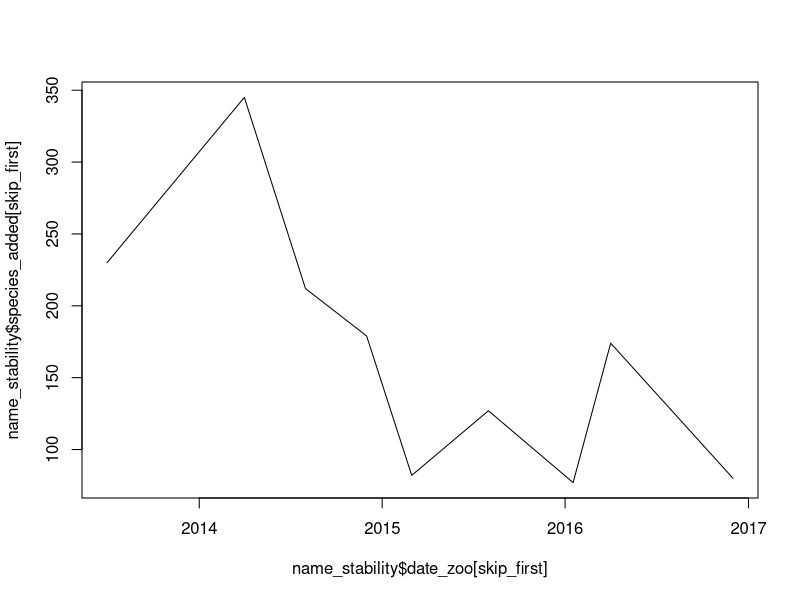
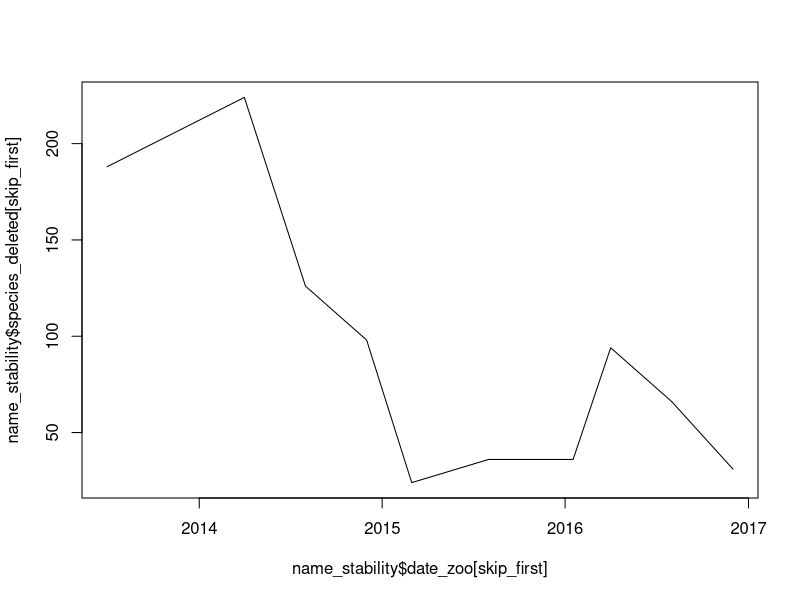
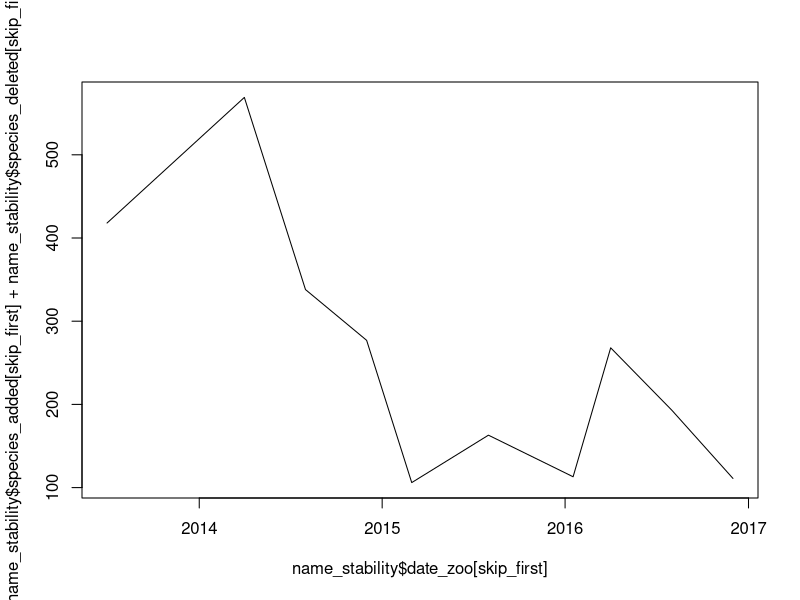
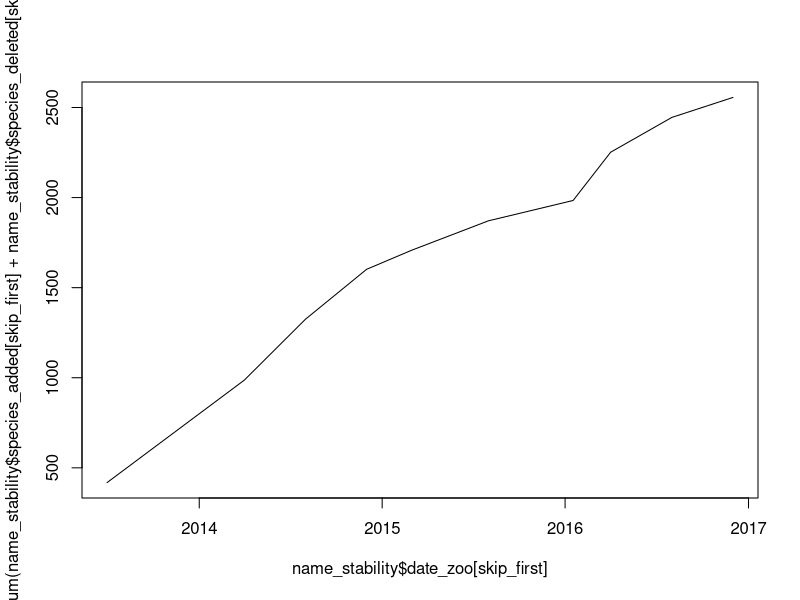
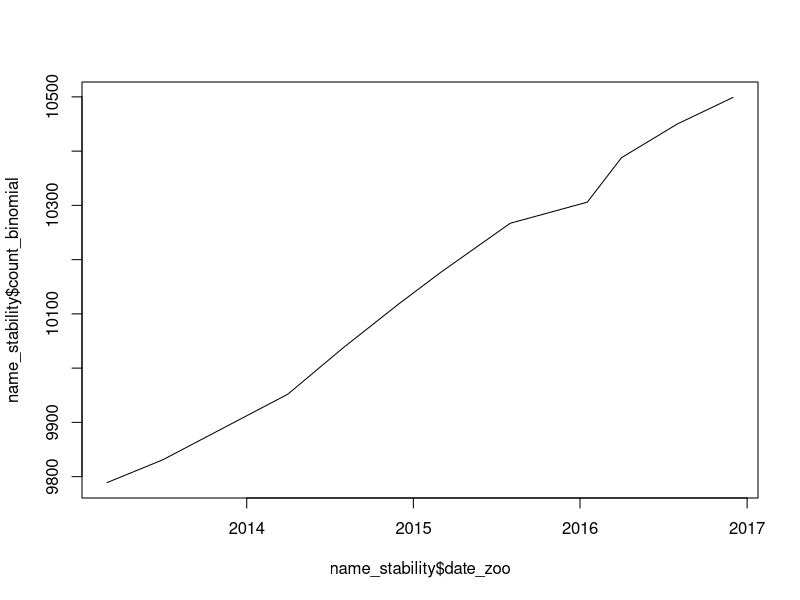
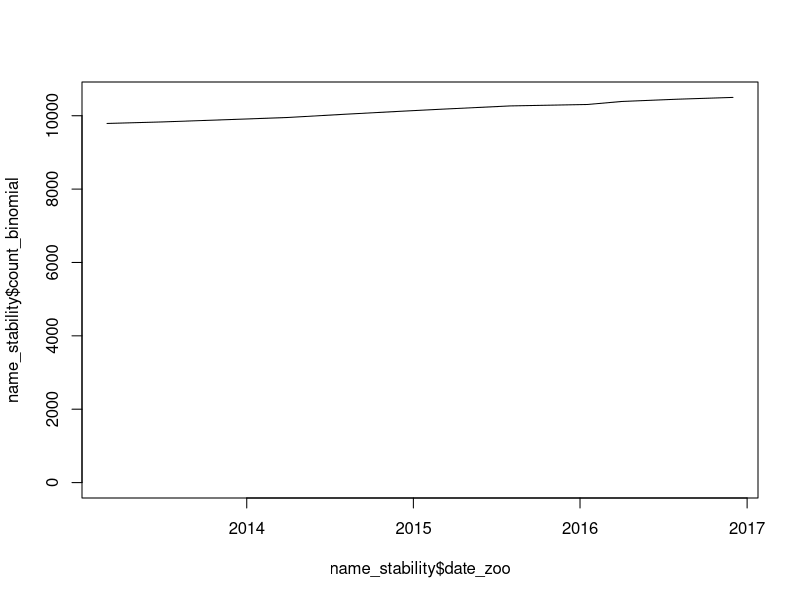
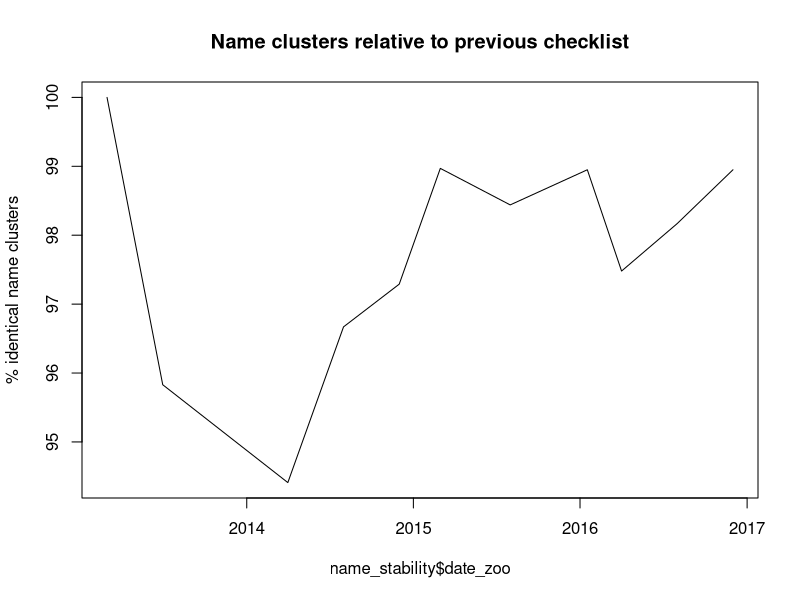
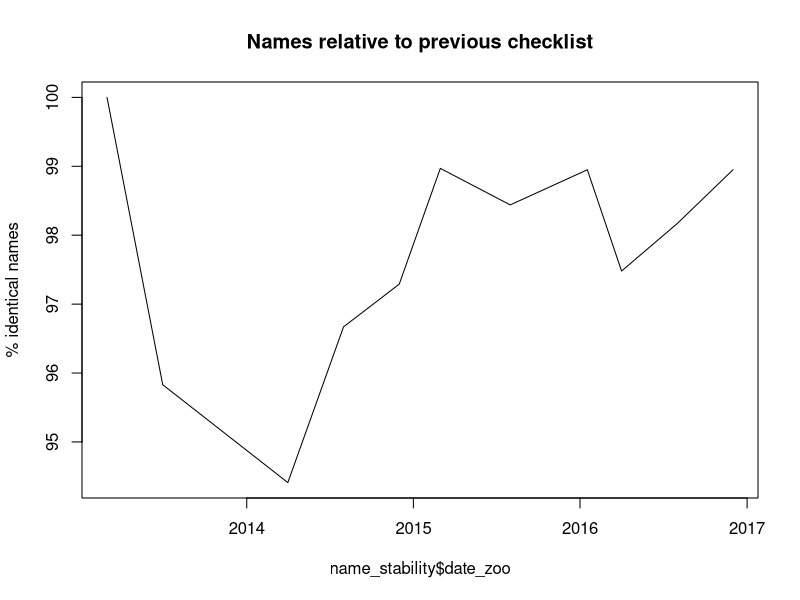

These charts were generated, in order, by the following R code: (Note: this script raises an error after producing the figures.)
getwd()
name_stability <- read.csv("../name_stability/name_stability.csv")

head(name_stability)

first <- name_stability[1,]
last <- name_stability[nrow(name_stability),]
(last$count_binomial - first$count_binomial)
(last$count_binomial - first$count_binomial)/first$count_binomial
(last$count_genera - first$count_genera)
(last$count_genera - first$count_genera)/first$count_genera

# Visualization take 2: sparklines of recognized species and additions and deletions.
library(zoo)
name_stability$date_formatted <- paste(name_stability$date, "-01", sep="")
name_stability$date_formatted[8] <- "2016-01-17"
name_stability$date_zoo <- as.Date(name_stability$date_formatted)

name_stability$names_added
skip_first <- 2:length(name_stability$date)
plot(
  type="l",
  name_stability$species_added[skip_first] ~ name_stability$date_zoo[skip_first]
)

plot(
  type="l",
  name_stability$species_deleted[skip_first] ~ name_stability$date_zoo[skip_first]
)

plot(
  type="l",
  (name_stability$species_added[skip_first] + name_stability$species_deleted[skip_first]) ~ name_stability$date_zoo[skip_first]
)

plot(
  type="l",
  cumsum(name_stability$species_added[skip_first] + name_stability$species_deleted[skip_first]) ~ name_stability$date_zoo[skip_first]
)


plot(
  type="l",
  name_stability$count_binomial ~ name_stability$date_zoo
)

plot(
  type="l",
  name_stability$count_binomial ~ name_stability$date_zoo,
  ylim=c(0, max(name_stability$count_binomial))
)

# Trying Rob's idea
skip_two <- 3:length(name_stability$date)
temp <- name_stability$clusters_identical_to_prev_pc_union
temp

temp[1] <- 100
temp

plot(
  type="l",
  temp ~ name_stability$date_zoo,
  ylim=c(min(name_stability$clusters_identical_to_prev_pc_union, na.rm=T), 100),
  ylab="% identical name clusters",
  main="Name clusters relative to previous checklist"
)

temp2 <- name_stability$names_identical_to_prev_pc_union
temp2[1] <- 100
temp2

plot(
  type="l",
  temp2 ~ name_stability$date_zoo,
  ylim=c(min(temp2, na.rm=T), 100),
  ylab="% identical names",
  main="Names relative to previous checklist"
)

barplot(
  temp2 - 100, names=name_stability$date_zoo,
  ylab="% identical names below 100%",
  main="Names relative to previous checklist"
)

library(Cairo)

Cairo(file="../name_stability/name_and_name_clusters_relative_to_first.png",
      type="png",
      units="in",
      dpi=200,
      width=8,
      height=4.5
)

plot(
  type="l",
  name_stability$clusters_identical_to_first_pc_union ~ name_stability$date_zoo,
  ylim=c(min(name_stability$clusters_identical_to_first_pc_union, na.rm=T), 100),
  ylab="% identical names",
  main="Names relative to first checklist"
)

dev.off()

# Max
min(name_stability$clusters_identical_to_first_pc_union)

barplot(
  name_stability$names_identical_to_first_pc_union - 100, names=name_stability$date_zoo,
  ylab="% identical names below 100%",
  main="Names relative to first checklist"
)

barplot(
  name_stability$clusters_identical_to_first_pc_union - 100, names=name_stability$date_zoo,
  ylab="% identical name clusters below 100%",
  main="Name clusters relative to first checklist"
)

# Final plot!

# 1676x501
#install.packages("Cairo")
library(Cairo)

name_stability$names_identical_to_first
name_stability$names_identical_to_first_pc_union
name_stability$clusters_identical_to_first

Cairo(file="../name_stability/name_and_name_clusters_relative_to_first.png",
    type="png",
    units="in",
    dpi=120,
    width=8,
    height=4.5
)
plot(
  type="l",
  name_stability$names_identical_to_first_pc_union ~ name_stability$date_zoo,
  ylim=c(min(name_stability$names_identical_to_first_pc_union, na.rm=T), 100),
  lty=2,
  ylab="% identical names/name clusters",
  xlab="Date",
  main="Name and name cluster identity relative to first checklist"
)

lines(
  name_stability$clusters_identical_to_first_pc_union ~ name_stability$date_zoo,
  lty=1
)

legend("bottomleft",
  lty=c(1, 2),
  legend=c("Name clusters identical to first checklist", "Names identical to first checklist")
)
dev.off()

# Visualization!
recognition_percent <- matrix(c(
  name_stability$previously_recognized_100pc,
  name_stability$previously_recognized_90pc,
  name_stability$previously_recognized_80pc,
  name_stability$previously_recognized_70pc,
  name_stability$previously_recognized_60pc,
  name_stability$previously_recognized_50pc,
  name_stability$previously_recognized_40pc,
  name_stability$previously_recognized_30pc,
  name_stability$previously_recognized_20pc,
  name_stability$previously_recognized_10pc,
  name_stability$previously_recognized_0pc
), ncol=11)
recognition_percent

recognition_percent[is.na(recognition_percent)] <- 0

colfunc <- colorRampPalette(c("red","springgreen","royalblue"))

barplot(
  main=paste("AmphibiaWeb 'previous recognition percentage' plot (", name_stability$date[1], " to ", name_stability$date[length(name_stability$date)], ")", sep=""),
  t(recognition_percent),
  names.arg=name_stability$date,
  col=colfunc(11)        
)
legend(
  "bottomright",
  col=colfunc(11),
  pch=15,
  legend = c(
    "100%", "90%", "80%", "70%", "60%", "50%", "40%", "30%", "20%", "10%", "0%"
  )
)

max(t(recognition_percent))



stable_always <- t(recognition_percent)[1,]
min(stable_always[2:length(stable_always)])
# - 6593

c(min(stable_always[2:length(stable_always)]),max(colSums(t(recognition_percent))))

barplot(
  main=paste("AmphibiaWeb 'previous recognition percentage' plot (", name_stability$date[1], " to ", name_stability$date[length(name_stability$date)], ")", sep=""),
  t(recognition_percent),
  names.arg=name_stability$date,
  col=colfunc(11),
  ylim=c(min(stable_always[2:length(stable_always)]),max(colSums(t(recognition_percent))))
)
legend(
  "bottomright",
  col=colfunc(11),
  pch=15,
  legend = c(
    "100%", "90%", "80%", "70%", "60%", "50%", "40%", "30%", "20%", "10%", "0%"
  )
)

recognition_percent_skip_first <- t(recognition_percent)[2:11,]
recognition_percent_skip_first[,2:52]

barplot(
  main=paste("AmphibiaWeb 'previous recognition percentage' plot (", name_stability$date[1], " to ", name_stability$date[length(name_stability$date)], ")", sep=""),
  recognition_percent_skip_first[,2:52],
  names.arg=name_stability$date[2:52],
  col=colfunc(11)
)
legend(
  "bottomright",
  col=colfunc(11),
  pch=15,
  legend = c(
    "100%", "90%", "80%", "70%", "60%", "50%", "40%", "30%", "20%", "10%", "0%"
  )
)
